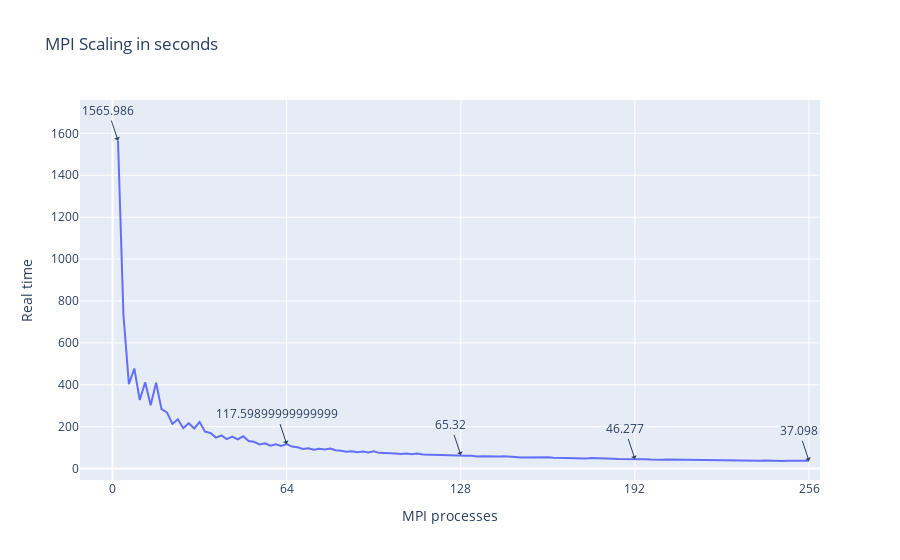

The notebook cell this image was saved under:
### Markdown cell above
### Plotting the execution time

### Code cell
import plotly.express as px
import plotly.graph_objects as go
import numpy as np

# Plot the execution time 

fig = px.line(df, x='MPI processes', y='Real time', title="MPI Scaling in seconds")
total_processes = df['MPI processes'].max()
quarter_points = [int(total_processes / 4) * i for i in range(5)]  # [0, 1/4, 2/4, 3/4, 1]

# Set the x-axis tick marks and labels
fig.update_xaxes(
    tickvals=quarter_points,
    ticktext=[f'{int(p)}' for p in quarter_points]  # You can customize the format of the labels
)

# Annotate the quarter points with y-axis labels
for x in quarter_points:
    # Find the nearest MPI processes value to the quarter point
    nearest_idx = np.abs(df['MPI processes'] - x).idxmin()
    nearest_mpi_processes = df.loc[nearest_idx, 'MPI processes']
    nearest_real_time = df.loc[nearest_idx, 'Real time']
    fig.add_annotation(x=nearest_mpi_processes, y=nearest_real_time, text=str(nearest_real_time), showarrow=True, arrowhead=1)

# Show the plot
fig.show()

### Figure 1 — Plotly figure (JSON) as saved in the notebook; plotly's stock layout.template omitted (floating-point values rounded to 4 significant figures)
{"data": [{"hovertemplate": "MPI processes=%{x}<br>Real time=%{y}<extra></extra>", "legendgroup": "", "line": {"color": "#636efa", "dash": "solid"}, "marker": {"symbol": "circle"}, "mode": "lines", "name": "", "orientation": "v", "showlegend": false, "type": "scatter", "x": [2, 4, 6, 8, 10, 12, 14, 16, 18, 20, 22, 24, 26, 28, 30, 32, 34, 36, 38, 40, 42, 44, 46, 48, 50, 52, 54, 56, 58, 60, 62, 64, 66, 68, 70, 72, 74, 76, 78, 80, 82, 84, 86, 88, 90, 92, 94, 96, 98, 100, 102, 104, 106, 108, 110, 112, 114, 116, 118, 120, 122, 124, 126, 128, 130, 132, 134, 136, 138, 140, 142, 144, 146, 148, 150, 152, 154, 156, 158, 160, 162, 164, 166, 168, 170, 172, 174, 176, 178, 180, 182, 184, 186, 188, 190, 192, 194, 196, 198, 200, 202, 204, 206, 208, 210, 212, 214, 216, 218, 220, 222, 224, 226, 228, 230, 232, 234, 236, 238, 240, 242, 244, 246, 248, 250, 252, 254, 256], "xaxis": "x", "y": [1566.0, 733.5, 403.2, 477.7, 327.5, 411.9, 302.9, 410.1, 283.5, 268.4, 213.0, 235.4, 192.4, 216.5, 191.4, 222.5, 176.5, 169.9, 148.2, 158.2, 140.9, 153.2, 139.4, 154.1, 131.5, 128.1, 115.7, 120.9, 109.8, 116.4, 108.4, 117.6, 105.2, 101.8, 93.86, 97.38, 90.27, 95.22, 90.97, 96.32, 87.54, 85.77, 80.01, 83.12, 78.77, 82.05, 77.13, 82.28, 75.21, 74.97, 71.41, 72.33, 69.71, 72.11, 69.0, 71.62, 67.25, 66.85, 65.76, 65.67, 63.67, 65.28, 63.56, 65.32, 61.79, 60.94, 58.29, 59.41, 58.08, 58.8, 57.37, 58.94, 55.74, 55.62, 53.49, 54.02, 52.88, 54.93, 52.94, 54.57, 52.12, 51.07, 49.82, 50.13, 48.9, 50.12, 48.78, 50.25, 48.57, 47.28, 46.25, 47.14, 46.01, 46.45, 45.72, 46.28, 44.83, 44.93, 43.61, 44.85, 42.86, 43.48, 43.05, 43.42, 42.13, 41.55, 41.19, 41.9, 40.72, 41.46, 40.57, 41.45, 39.76, 39.63, 38.61, 39.25, 38.01, 38.69, 37.63, 39.29, 37.68, 37.8, 36.8, 37.15, 36.38, 37.07, 36.37, 37.1], "yaxis": "y"}], "layout": {"annotations": [{"arrowhead": 1, "showarrow": true, "text": "1565.986", "x": 2, "y": 1566.0}, {"arrowhead": 1, "showarrow": true, "text": "117.59899999999999", "x": 64, "y": 117.6}, {"arrowhead": 1, "showarrow": true, "text": "65.32", "x": 128, "y": 65.32}, {"arrowhead": 1, "showarrow": true, "text": "46.277", "x": 192, "y": 46.28}, {"arrowhead": 1, "showarrow": true, "text": "37.098", "x": 256, "y": 37.1}], "legend": {"tracegroupgap": 0}, "title": {"text": "MPI Scaling in seconds"}, "xaxis": {"anchor": "y", "domain": [0, 1], "ticktext": ["0", "64", "128", "192", "256"], "tickvals": [0, 64, 128, 192, 256], "title": {"text": "MPI processes"}}, "yaxis": {"anchor": "x", "domain": [0, 1], "title": {"text": "Real time"}}}}
